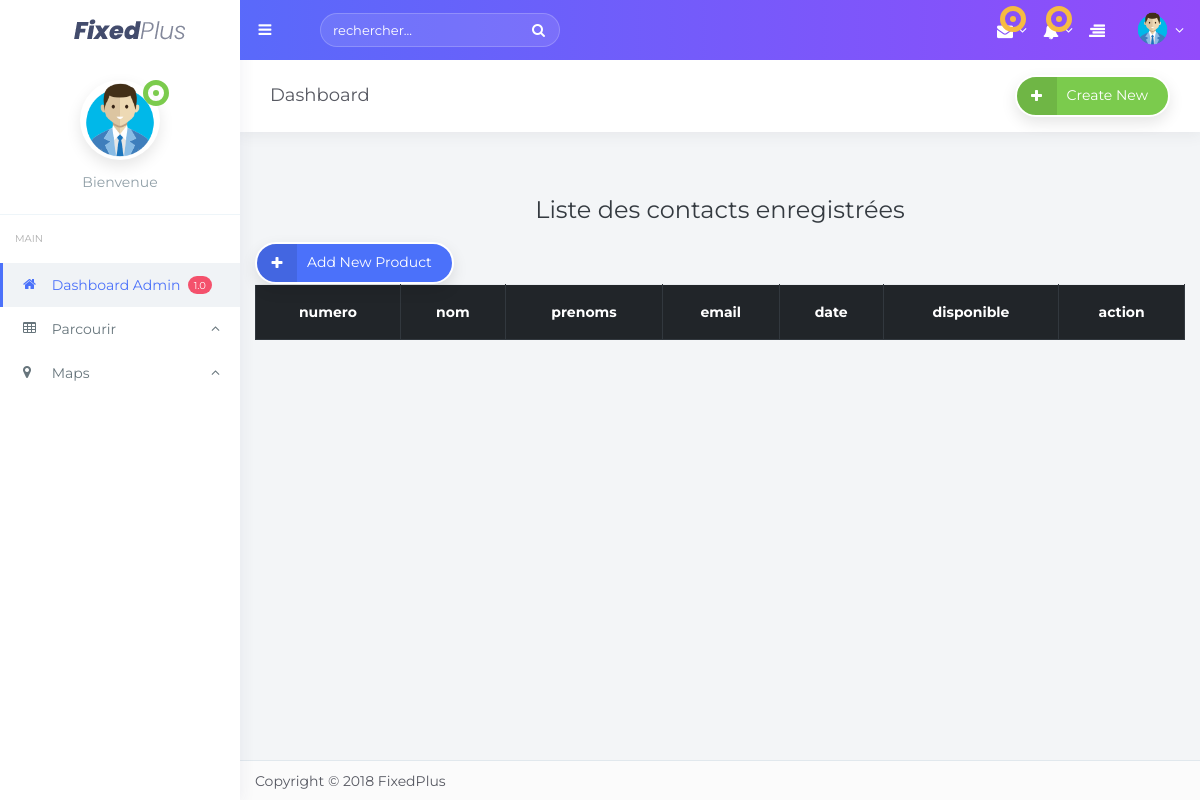
Before: /pageadmin4/ with the older database file.
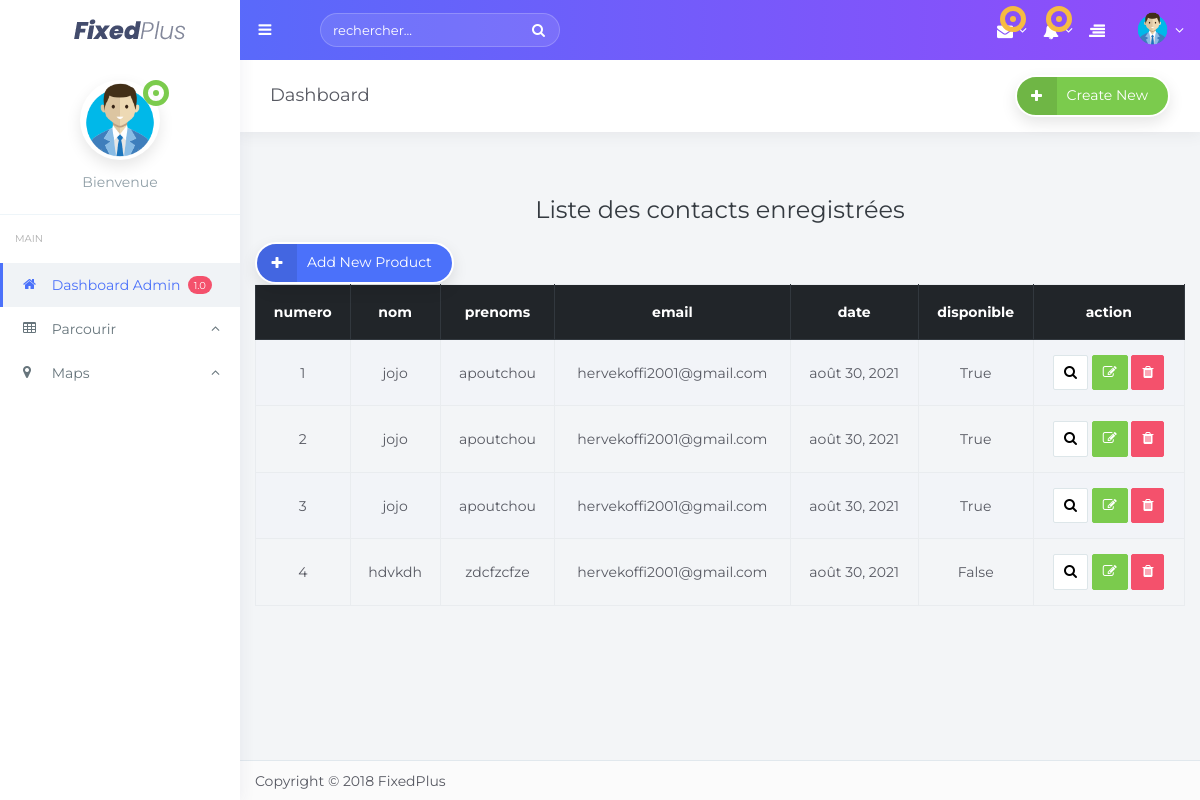
After: the same page with the newer database file.
### tchat/models.py (models this page shows, shortened)
class Technicien(models.Model):
    nom=models.CharField(max_length=50)
    prenoms=models.CharField(max_length=50)
    email=models.EmailField()
    motdepass=models.CharField(max_length=8)
    statut = models.CharField(max_length=50, null= True)
    date = models.DateField(auto_now_add=True, null=True, blank=True, editable=False)

### tchat/views.py (the view)
# urls.py: path('pageadmin4/',adminView4,name ="adminView4"),
def adminView4(request):
       techniciens = Technicien.objects.all()
       context= {"techniciens" : techniciens }
       return render(request,'pageadmin4.html',context)

### tchat/templates/pageadmin4.html (shortened to what this page needs)
{% extends 'base3.html'%}
{% block content %}
{% load static %}
  <div class="row">
  <div class="text-dark text-center" style="padding:10px; margin:0;font-size:20px;width:100%;">&nbsp; <h2>Liste des contacts enregistrées</h2></div>
  <a href="javascript: void(0);" class="btn btn-primary btn-rounded box-shadow btn-icon"><i class="fa fa-plus"></i> Add New Product</a>
  <div style="clear:both; height: 20px">&nbsp;</div>
  <table id="table" class="table table-striped table-bordered table-white" style="width:100%;">
    <thead class="thead-dark">
    <tr class="text-center">
      <th>numero</th>
      <th>nom</th>
      <th>prenoms</th>
      <th>email</th>
      <th>date</th>
      <th>disponible</th>
      <th>action</th>
    </tr>
    </thead>
    <tbody>
      {% for technicien in techniciens %}
      <tr class="text-center">
         <td>{{technicien.id}}</td>
        <td>{{technicien.nom}}</td>
        <td>{{technicien.prenoms}}</td>
        <td>{{technicien.email}}</td>
        <td>{{technicien.date}}</td>
        <td>{{technicien.statut}}</td>
        <td class="text-center">
        <button type="button" class="btn btn-sm btn-default"><i class="fa fa-search"></i></button>
				<button type="button" class="btn btn-sm btn-success"><i class="fa fa-edit"></i></button>
        <button type="button" class="btn btn-sm btn-danger"><i class="fa fa-trash"></i></button>
        </td>
      </tr>
      {% endfor %}
  </table>
  </div>
<div style="clear:both; height: 85px">&nbsp;</div>
{% endblock content %}

Changed rows visible on the page:
added Technicien: id "1", nom "jojo", prenoms "apoutchou", email "hervekoffi2001@gmail.com", date "août 30, 2021", statut "True"
added Technicien: id "2", nom "jojo", prenoms "apoutchou", email "hervekoffi2001@gmail.com", date "août 30, 2021", statut "True"
added Technicien: id "3", nom "jojo", prenoms "apoutchou", email "hervekoffi2001@gmail.com", date "août 30, 2021", statut "True"
added Technicien: id "4", nom "hdvkdh", prenoms "zdcfzcfze", email "hervekoffi2001@gmail.com", date "août 30, 2021", statut "False"
